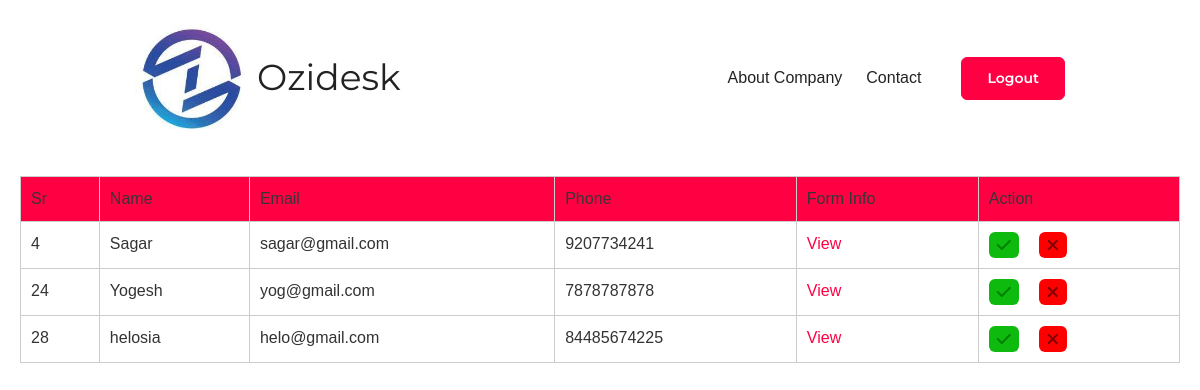
The app's page /hrmodule with its own data.
### tables this page shows
CREATE TABLE "login" (
	"login_id"	INTEGER NOT NULL UNIQUE,
	"email"	TEXT NOT NULL UNIQUE,
	"password"	NUMERIC NOT NULL,
	"name"	INTEGER NOT NULL,
	"mobile"	TEXT NOT NULL,
	"role_id"	INTEGER NOT NULL,
	"type"	INTEGER NOT NULL DEFAULT 0,
	"status"	INTEGER NOT NULL DEFAULT 0,
	PRIMARY KEY("login_id" AUTOINCREMENT)
);

### main.py (the view)
@app.route("/hrmodule",methods=["GET","POST"])
def hrmodule():
    conn = sqlite3.connect('ozidesk.db')
    cursor = conn.cursor()
    cursor.execute("select * from login where status = 3 ")
    res = cursor.fetchall()
    print(res)
    roles = ['Apply','BA','DA','SO','RA']
    return render_template('hr.html',candidates=res, roles=roles)

### templates/hr.html (shortened to what this page needs)
<!DOCTYPE html>
<html>
<head>
	<link rel="stylesheet" href="static\css\master.css">
	<link rel="stylesheet" href="static\css\master2.css">
	<link href="static\css\master_style.css" rel="stylesheet">
	<link rel="stylesheet" href="https://cdnjs.cloudflare.com/ajax/libs/font-awesome/6.4.0/css/all.min.css">
</head>
<body>
	<nav class="navbar  navigation" role="navigation" aria-label="main navigation">
		<div class="container">
		   <div class="navbar-brand">
			  <a class="navbar-item" href="index.html">
				 <img class="img-fluid" src="static\images\logo.jpg" style="width:110px;height:110px;" alt="godocs" width="155px">
			  </a>
			  <h1> Ozidesk</h1>
		   </div>
		   <div id="navbar-links" class="navbar-menu">
			  <div class="navbar-end ml-100">
				 <div class="navbar-end ">
					 <a class="navbar-item" href="/about">About Company</a>
					 <a class="navbar-item" href="/contact">Contact</a>
				 </div>
			  </div>
			  <div class="navbar-end ml-0">
				 <div class="navbar-item py-0">
					<a href="/" class="btn btn-sm btn-primary ml-4">Logout</a>
				 </div>
			  </div>
		   </div>
		</div>
	 </nav>
	<main>
		<table>
			<thead>
				<tr>
					<th>Sr</th>
					<th>Name</th>
					<th>Email</th>
					<th>Phone</th>
					<th>Form Info</th>
					<th>Action</th>
				</tr>
			</thead>
			<tbody>
		{% for candidate in candidates %}
				<tr>
					<td>{{candidate[0]}}</td>
					<td>{{candidate[3]}}</td>
					<td>{{candidate[1]}}</td>
					<td>{{candidate[4]}}</td>
					<td><a href="{{url_for('view',id=candidate[0])}}" target="_blank">View</a></td>
					<td>
						<a href="{{ url_for('accept', id=candidate[0]) }}"><i style="color: green;" type="button" class="fa fa-check tick"></i></a><a href="{{ url_for('accept', id=candidate[0]) }}"><i style="color: rgb(128, 0, 0);" type="button" class="fa fa-times cross"></i></a>
					</td>
				</tr>
				{% endfor %}
			</tbody>
		</table>
	</main>
</body>
</html>

### static/css/master_style.css (style rules this page uses)
body { font-family: "Montserrat", sans-serif; -webkit-font-smoothing: antialiased; font-size: 16px; line-height: 1.6; color: #333; }
h1, h2, h3, h4, h5, h6 { color: #222; font-family: "Montserrat", sans-serif; font-weight: 700; line-height: 1.2; }
h1, .h1 { font-size: 50px; font-weight: 800; }
.btn { font-size: 16px; font-family: "Montserrat", sans-serif; text-transform: capitalize; padding: 13px 30px; border-radius: 6px; border: 1px solid; position: relative; z-index: 1; transition: 0.2s ease; font-weight: 600; display: inline-block; }
.btn-sm { font-size: 14px; padding: 10px 25px; }
.btn-primary { background: #FF0043; color: #fff; border-color: #FF0043; }
html { overflow-x: initial !important; overflow-y: initial !important; }
body { background-color: #fff; overflow-x: hidden; }
img { vertical-align: middle; border: 0; max-width: 100%; height: auto; }
a { color: inherit; }
a, a:hover, a:focus { text-decoration: none; }
a, button, select { cursor: pointer; transition: 0.2s ease; }
.container, .container-fluid { padding-left: 15px; padding-right: 15px; }
.navigation { transition: 0.2s ease; padding: 15px 0; }
.navbar-item { text-transform: capitalize; color: #222; }
.navbar-brand { align-items: center; }
.navbar-brand img { max-height: initial; }
body, button, input, optgroup, select, textarea { font-family: "Montserrat", sans-serif; }
.tick { background-color: rgb(13, 186, 13); color: white; padding: 5px 8px; border-radius: 6px; margin-right: 20px; }
.cross { background-color:red; color: white; padding: 5px 8px; border-radius: 6px; }

### templates/hr.html (style rules this page uses)
body { font-family: Arial, sans-serif; font-size: 16px; line-height: 1.5; margin: 0; padding: 0; }
h1 { margin: 0; font-size: 36px; font-weight: normal; }
main { padding: 20px; }
table { border-collapse: collapse; width: 100%; }
th, td { border: 1px solid #ccc; padding: 10px; text-align: center; }
th { background-color: #FF0043; color: #fff; font-weight: normal; }
a { color: #FF0043; text-decoration: none; }

### records on screen
login: login_id "4", name "Sagar", email "sagar@gmail.com", mobile "9207734241"
login: login_id "24", name "Yogesh", email "yog@gmail.com", mobile "7878787878"
login: login_id "28", name "helosia", email "helo@gmail.com", mobile "84485674225"
